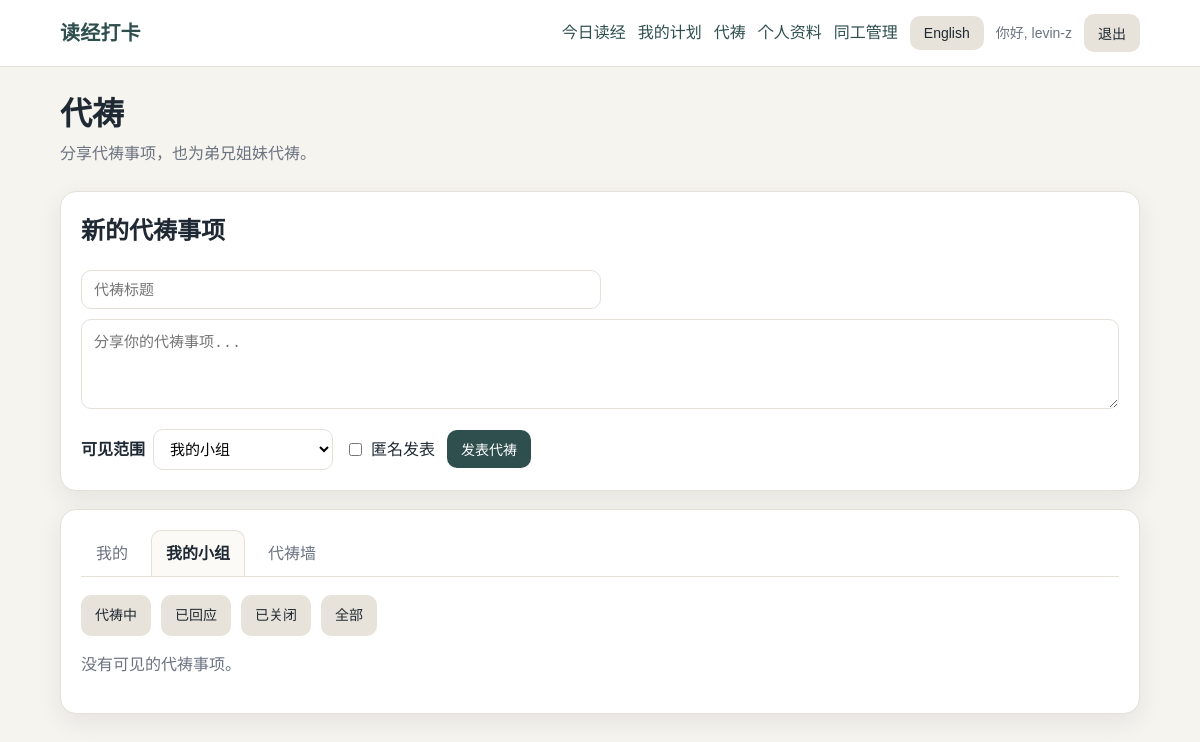
Before: /prayers/ (signed in) with the older database file.
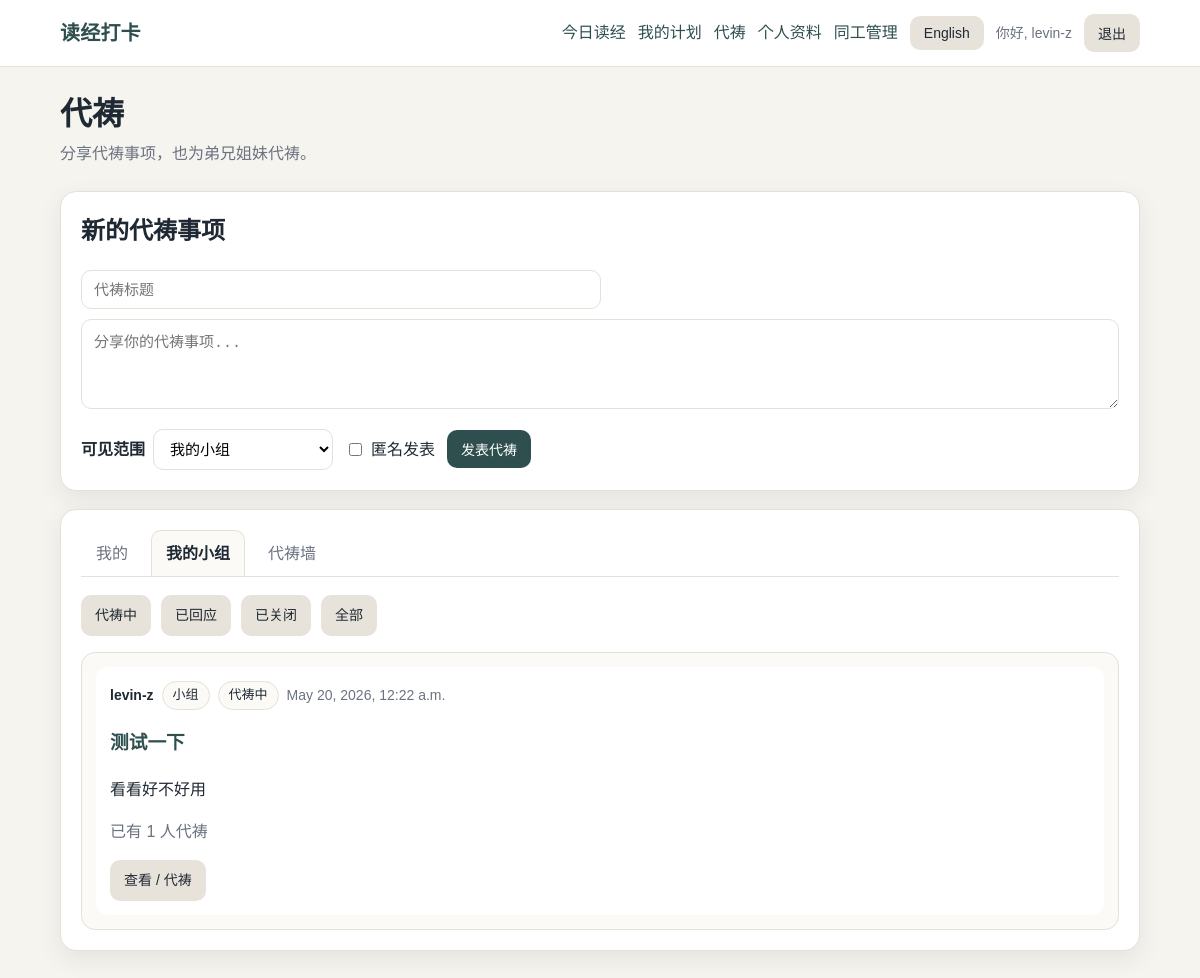
After: the same page with the newer database file.
### prayers/models.py (models this page shows, shortened)
class PrayerRequest(models.Model):
    VISIBILITY_PRIVATE = "private"
    VISIBILITY_GROUP = "group"
    VISIBILITY_CHURCH = "church"
    VISIBILITY_CHOICES = [
        (VISIBILITY_PRIVATE, "Private"),
        (VISIBILITY_GROUP, "My Small Group"),
        (VISIBILITY_CHURCH, "Prayer Wall"),
    ]
    STATUS_OPEN = "open"
    STATUS_ANSWERED = "answered"
    STATUS_CLOSED = "closed"
    STATUS_CHOICES = [
        (STATUS_OPEN, "Open"),
        (STATUS_ANSWERED, "Answered"),
        (STATUS_CLOSED, "Closed"),
    ]
    user = models.ForeignKey(
        settings.AUTH_USER_MODEL,
        on_delete=models.CASCADE,
        related_name="prayer_requests",
    )
    title = models.CharField(max_length=140)
    body = models.TextField(max_length=3000)
    visibility = models.CharField(
        max_length=20,
        choices=VISIBILITY_CHOICES,
        default=VISIBILITY_GROUP,
        db_index=True,
    )
    is_anonymous = models.BooleanField(default=False)
    small_group_at_post = models.ForeignKey(
        "accounts.SmallGroup",
        on_delete=models.SET_NULL,
        null=True,
        blank=True,
        related_name="prayer_requests",
    )
    status = models.CharField(
        max_length=20,
        choices=STATUS_CHOICES,
        default=STATUS_OPEN,
        db_index=True,
    )
    answer_note = models.TextField(blank=True, default="")
    is_deleted = models.BooleanField(default=False)
    is_hidden = models.BooleanField(default=False)
    hidden_reason = models.CharField(max_length=255, blank=True, default="")
    hidden_by = models.ForeignKey(
        settings.AUTH_USER_MODEL,
        on_delete=models.SET_NULL,
        null=True,
        blank=True,
        related_name="hidden_prayer_requests",
    )
    hidden_at = models.DateTimeField(null=True, blank=True)
    created_at = models.DateTimeField(auto_now_add=True)
    updated_at = models.DateTimeField(auto_now=True)
    class Meta:
        ordering = ["-created_at"]
        indexes = [
            models.Index(fields=["visibility", "status"]),
            models.Index(fields=["user", "status"]),
            models.Index(fields=["small_group_at_post", "status"]),
        ]

### accounts/models.py (models this page shows, shortened)
class Profile(models.Model):
    LANGUAGE_CHOICES = [
        ("zh", "中文"),
        ("en", "English"),
    ]
    user = models.OneToOneField(
        settings.AUTH_USER_MODEL,
        on_delete=models.CASCADE,
        related_name="profile",
    )
    small_group = models.ForeignKey(
        SmallGroup,
        on_delete=models.SET_NULL,
        null=True,
        blank=True,
        related_name="members",
    )
    preferred_language = models.CharField(
        max_length=2,
        choices=LANGUAGE_CHOICES,
        default="zh",
    )
    must_change_password = models.BooleanField(default=False)

### prayers/views.py (the view)
# urls.py: path("prayers/", views.prayer_list, name="prayer_list"),
@login_required
def prayer_list(request):
    tab = (request.GET.get("tab") or "group").strip()
    status = (request.GET.get("status") or PrayerRequest.STATUS_OPEN).strip()
    if tab not in {"my", "group", "church"}:
        tab = "group"
    if status not in {
        PrayerRequest.STATUS_OPEN,
        PrayerRequest.STATUS_ANSWERED,
        PrayerRequest.STATUS_CLOSED,
        "all",
    }:
        status = PrayerRequest.STATUS_OPEN
    if request.method == "POST":
        form = PrayerRequestForm(
            request.POST,
            user=request.user,
            language=get_user_language(request),
        )
        if form.is_valid():
            prayer = form.save(commit=False)
            prayer.user = request.user
            if prayer.visibility == PrayerRequest.VISIBILITY_GROUP:
                prayer.small_group_at_post = get_user_small_group(request.user)
            prayer.save()
            messages.success(request, message_text(request, "prayer_posted"))
            return redirect("prayer_detail", prayer_id=prayer.id)
    else:
        form = PrayerRequestForm(user=request.user, language=get_user_language(request))
    base_queryset = (
        PrayerRequest.objects
        .filter(get_visible_prayer_filter(request.user))
        .annotate(pray_count=Count("prayer_marks"))
        .select_related("user", "small_group_at_post")
        .order_by("-created_at")
    )
    if status != "all":
        base_queryset = base_queryset.filter(status=status)
    user_group = get_user_small_group(request.user)
    if tab == "my":
        prayers = base_queryset.filter(user=request.user)
    elif tab == "group":
        if user_group:
            prayers = base_queryset.filter(
                Q(user=request.user)
                | Q(
                    visibility=PrayerRequest.VISIBILITY_GROUP,
                    small_group_at_post=user_group,
                )
            )
        else:
            prayers = base_queryset.filter(user=request.user)
    else:
        prayers = base_queryset.filter(
            Q(user=request.user)
            | Q(visibility=PrayerRequest.VISIBILITY_CHURCH)
        )
    return render(
        request,
        "prayers/prayer_list.html",
        {
            "form": form,
            "prayers": prayers,
            "tab": tab,
            "status": status,
        },
    )

### templates/prayers/prayer_list.html (shortened to what this page needs)
{% extends "base.html" %}
{% load prayer_extras %}
{% block content %}
<div class="page-header">
    <h1 class="page-title">
        {% if language == "zh" %}代祷{% else %}Prayer{% endif %}
    </h1>
    <p class="page-subtitle">
        {% if language == "zh" %}
        分享代祷事项，也为弟兄姐妹代祷。
        {% else %}
        Share prayer requests and pray for one another.
        {% endif %}
    </p>
</div>
<div class="card reflection-section-card">
    <h2>
        {% if language == "zh" %}新的代祷事项{% else %}New Prayer Request{% endif %}
    </h2>
    <form method="post" class="reflection-form">
        <div class="reflection-body-field">
            {{ form.title }}
        </div>
        <div class="reflection-body-field" style="margin-top: 10px;">
            {{ form.body }}
        </div>
        <div class="reflection-options-row">
            <div class="reflection-option">
                <label for="{{ form.visibility.id_for_label }}">
                    {% if language == "zh" %}可见范围{% else %}Visibility{% endif %}
                </label>
                {{ form.visibility }}
            </div>
            <label class="checkbox-option">
                {{ form.is_anonymous }}
                <span>
                    {% if language == "zh" %}匿名发表{% else %}Post anonymously{% endif %}
                </span>
            </label>
            <button type="submit">
                {% if language == "zh" %}发表代祷{% else %}Post Prayer Request{% endif %}
            </button>
        </div>
    </form>
</div>
<div class="card">
    <div class="reader-tabs">
        <a class="reader-tab {% if tab == 'my' %}active{% endif %}"
           href="{% url 'prayer_list' %}?tab=my&status={{ status }}">
            {% if language == "zh" %}我的{% else %}My Requests{% endif %}
        </a>
        <a class="reader-tab {% if tab == 'group' %}active{% endif %}"
           href="{% url 'prayer_list' %}?tab=group&status={{ status }}">
            {% if language == "zh" %}我的小组{% else %}My Group{% endif %}
        </a>
        <a class="reader-tab {% if tab == 'church' %}active{% endif %}"
           href="{% url 'prayer_list' %}?tab=church&status={{ status }}">
            {% if language == "zh" %}代祷墙{% else %}Prayer Wall{% endif %}
        </a>
    </div>
    <div class="actions" style="margin-bottom: 16px;">
        <a class="button button-secondary" href="{% url 'prayer_list' %}?tab={{ tab }}&status=open">
            {% if language == "zh" %}代祷中{% else %}Open{% endif %}
        </a>
        <a class="button button-secondary" href="{% url 'prayer_list' %}?tab={{ tab }}&status=answered">
            {% if language == "zh" %}已回应{% else %}Answered{% endif %}
        </a>
        <a class="button button-secondary" href="{% url 'prayer_list' %}?tab={{ tab }}&status=closed">
            {% if language == "zh" %}已关闭{% else %}Closed{% endif %}
        </a>
        <a class="button button-secondary" href="{% url 'prayer_list' %}?tab={{ tab }}&status=all">
            {% if language == "zh" %}全部{% else %}All{% endif %}
        </a>
    </div>
    {% if prayers %}
    <div class="comment-thread-list">
        {% for prayer in prayers %}
        <div class="comment-thread">
            <div class="comment-main">
                <div class="comment-meta">
                    <strong>{{ prayer|prayer_author:user }}</strong>
                    <span class="status">{{ prayer|prayer_visibility_label:language }}</span>
                    <span class="status">{{ prayer|prayer_status_label:language }}</span>
                    <span class="muted">{{ prayer.created_at }}</span>
                </div>
                <h3>
                    <a href="{% url 'prayer_detail' prayer.id %}">
                        {{ prayer.title }}
                    </a>
                </h3>
                <div class="comment-body">
                    {{ prayer.body|linebreaksbr }}
                </div>
                <p class="muted">
                    {% if language == "zh" %}
                    已有 {{ prayer.pray_count }} 人代祷
                    {% else %}
                    {{ prayer.pray_count }} people prayed
                    {% endif %}
                </p>
                <a class="button button-secondary" href="{% url 'prayer_detail' prayer.id %}">
                    {% if language == "zh" %}查看 / 代祷{% else %}View / Pray{% endif %}
                </a>
            </div>
        </div>
        {% endfor %}
    </div>
    {% else %}
    <p class="muted">
        {% if language == "zh" %}
        没有可见的代祷事项。
        {% else %}
        No visible prayer requests.
        {% endif %}
    </p>
    {% endif %}
</div>
{% endblock %}

### templates/base.html (shortened to what this page needs)
{% load static %}
<!doctype html>
<html lang="en">
<head>
    <link rel="stylesheet" href="{% static 'css/app.css' %}">
</head>
<body>
    <header class="site-header">
        <div class="site-header-inner">
            <a class="brand" href="{% url 'home' %}">{{ ui.site_title }}</a>
            <nav class="nav">
                {% if user.is_authenticated %}
                <a href="{% url 'home' %}">{{ ui.today }}</a>
                <a href="{% url 'my_plans' %}">{{ ui.my_plans }}</a>
                <a href="{% url 'prayer_list' %}">
                    {% if language == "zh" %}代祷{% else %}Prayer{% endif %}
                </a>
                <a href="{% url 'profile' %}">{{ ui.profile }}</a>
                {% if user.is_staff %}
                <details class="nav-staff-menu">
                    <summary>
                        {% if language == "zh" %}同工管理{% else %}Staff{% endif %}
                    </summary>
                </details>
                {% endif %}
                <form method="post" action="{% url 'change_language' %}" class="inline-form">
                    <button type="submit" class="button-secondary">
                        {{ other_language_label }}
                    </button>
                </form>
                <span class="nav-user">{{ ui.hi }}, {{ user.username }}</span>
                <form method="post" action="{% url 'logout' %}" class="inline-form">
                    <button type="submit" class="button-secondary">{{ ui.logout }}</button>
                </form>
                {% endif %}
            </nav>
        </div>
    </header>
    <main class="container">
        {% block content %}{% endblock %}
    </main>
</body>
</html>

Changed rows visible on the page:
added PrayerRequest: is_anonymous+user "levin-z", visibility.preferred_language "小组", status.preferred_language "代祷中", created_at "May 20, 2026, 12:22 a.m.", title "测试一下", body "看看好不好用", pray_count "1"
Other visible differences:
text no longer shown: "没有可见的代祷事项。"
